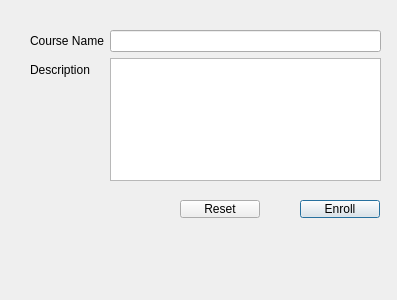
<?xml version="1.0" encoding="UTF-8"?>
<ui version="4.0">
 <class>EnrollCourses</class>
 <widget class="QDialog" name="EnrollCourses">
  <property name="windowModality">
   <enum>Qt::WindowModal</enum>
  </property>
  <property name="geometry">
   <rect>
    <x>0</x>
    <y>0</y>
    <width>397</width>
    <height>300</height>
   </rect>
  </property>
  <property name="maximumSize">
   <size>
    <width>400</width>
    <height>300</height>
   </size>
  </property>
  <property name="windowTitle">
   <string>Enroll Courses</string>
  </property>
  <widget class="QWidget" name="formLayoutWidget">
   <property name="geometry">
    <rect>
     <x>30</x>
     <y>30</y>
     <width>351</width>
     <height>151</height>
    </rect>
   </property>
   <layout class="QFormLayout" name="formLayout">
    <item row="0" column="0">
     <widget class="QLabel" name="label">
      <property name="text">
       <string>Course Name</string>
      </property>
     </widget>
    </item>
    <item row="0" column="1">
     <widget class="QLineEdit" name="txtCourseName"/>
    </item>
    <item row="1" column="0">
     <widget class="QLabel" name="label_2">
      <property name="text">
       <string>Description</string>
      </property>
     </widget>
    </item>
    <item row="1" column="1">
     <widget class="QTextEdit" name="txtDescription"/>
    </item>
   </layout>
  </widget>
  <widget class="QPushButton" name="btnSave">
   <property name="geometry">
    <rect>
     <x>300</x>
     <y>200</y>
     <width>80</width>
     <height>18</height>
    </rect>
   </property>
   <property name="text">
    <string>Enroll</string>
   </property>
  </widget>
  <widget class="QPushButton" name="btnReset">
   <property name="geometry">
    <rect>
     <x>180</x>
     <y>200</y>
     <width>80</width>
     <height>18</height>
    </rect>
   </property>
   <property name="text">
    <string>Reset</string>
   </property>
  </widget>
 </widget>
 <resources/>
 <connections/>
</ui>
